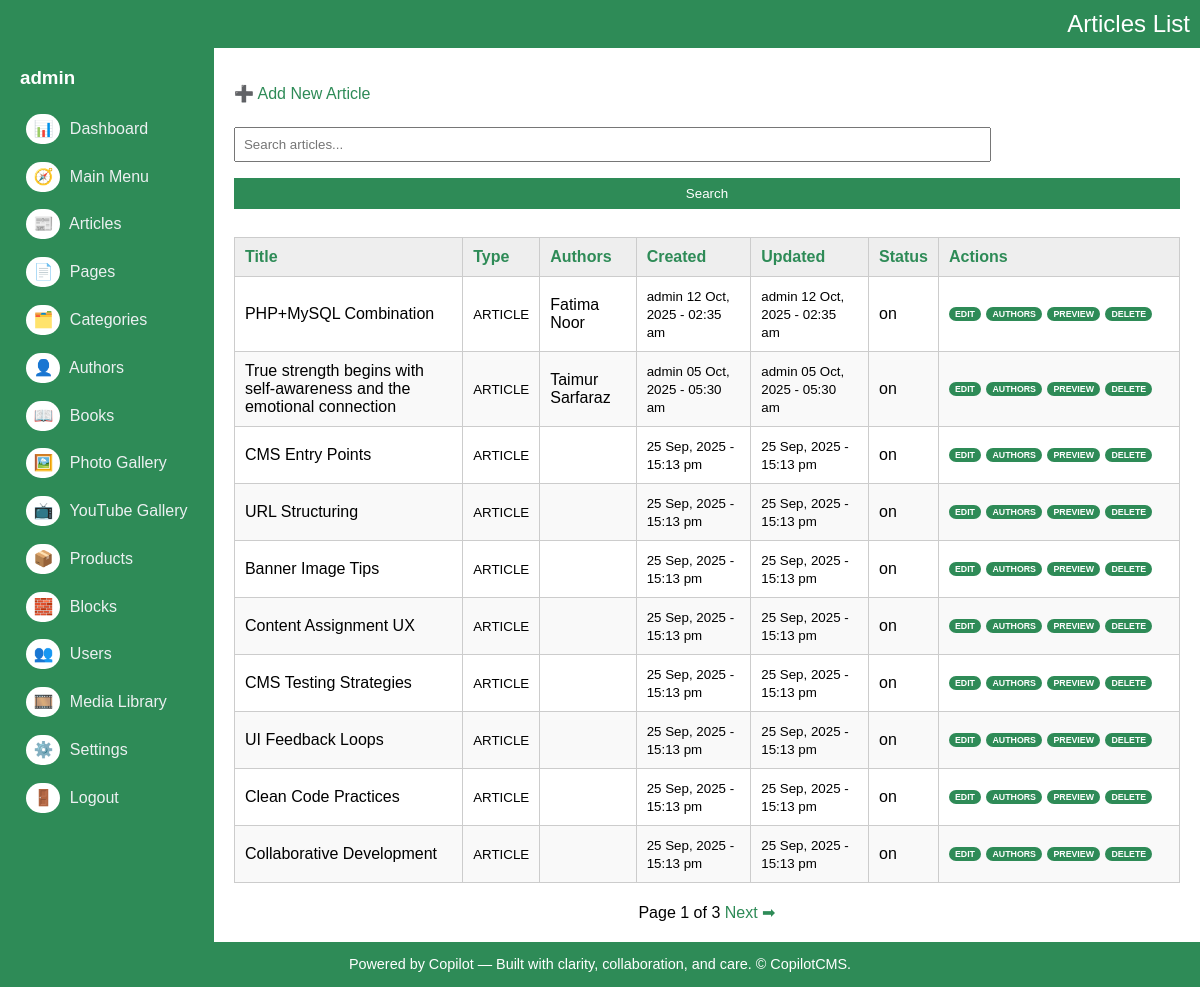
The page /admin/articles/list.php (signed in) on the database as committed earlier.
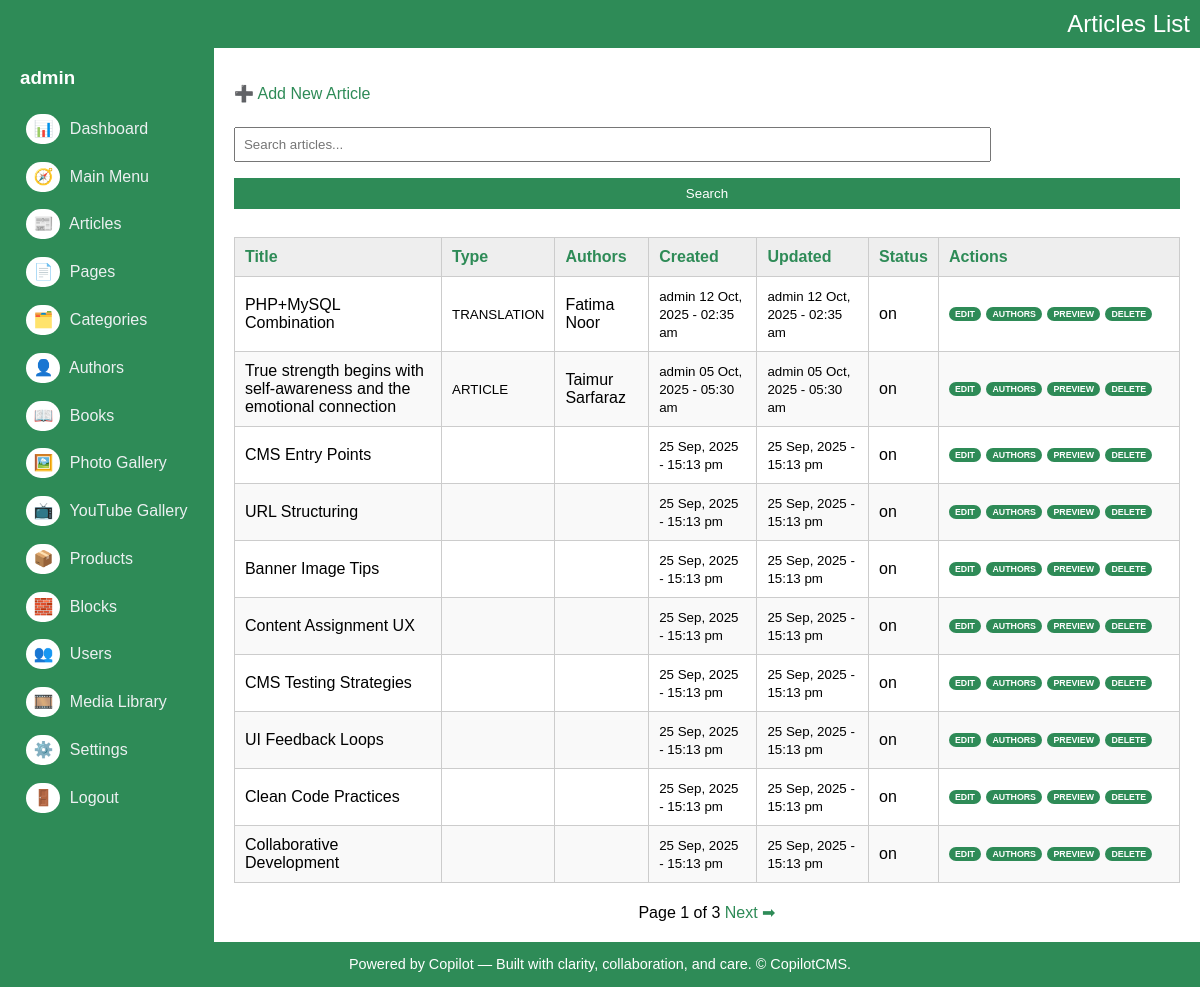
The same page on the database as committed later.
### tables this page shows
CREATE TABLE IF NOT EXISTS `articles` (
  `key_articles` int(10) UNSIGNED NOT NULL AUTO_INCREMENT,
  `key_media_banner` int(10) UNSIGNED DEFAULT '0',
  `title` varchar(300) NOT NULL DEFAULT '',
  `title_sub` varchar(300) NOT NULL DEFAULT '',
  `article_snippet` varchar(1000) NOT NULL DEFAULT '',
  `article_content` mediumtext NOT NULL,
  `content_type` varchar(30) NOT NULL DEFAULT '',
  `book_indent_level` tinyint(4) NOT NULL DEFAULT '0',
  `url` varchar(200) NOT NULL DEFAULT '',
  `banner_image_url` varchar(2000) DEFAULT '',
  `sort` smallint(6) NOT NULL DEFAULT '0',
  `entry_date_time` timestamp NOT NULL DEFAULT CURRENT_TIMESTAMP,
  `update_date_time` timestamp NOT NULL DEFAULT CURRENT_TIMESTAMP,
  `created_by` int(10) UNSIGNED DEFAULT NULL,
  `updated_by` int(10) UNSIGNED DEFAULT NULL,
  `status` enum('draft','on','off') DEFAULT 'draft',
  PRIMARY KEY (`key_articles`),
  KEY `fk_articles_media` (`key_media_banner`),
  KEY `entry_date_time` (`entry_date_time`),
  KEY `update_date_time` (`update_date_time`)
);

CREATE TABLE IF NOT EXISTS `users` (
  `key_user` int(10) UNSIGNED NOT NULL AUTO_INCREMENT,
  `name` varchar(200) NOT NULL DEFAULT '',
  `username` varchar(100) NOT NULL,
  `password_hash` varchar(255) NOT NULL,
  `email` varchar(200) DEFAULT NULL,
  `role` enum('admin','editor','viewer') DEFAULT 'viewer',
  `status` varchar(3) DEFAULT 'on',
  `entry_date_time` timestamp NULL DEFAULT CURRENT_TIMESTAMP,
  `update_date_time` timestamp NULL DEFAULT CURRENT_TIMESTAMP ON UPDATE CURRENT_TIMESTAMP,
  `phone` varchar(20) DEFAULT NULL,
  `address` text,
  `city` varchar(100) DEFAULT NULL,
  `state` varchar(100) DEFAULT NULL,
  `country` varchar(100) DEFAULT NULL,
  `description` text,
  `url` varchar(200) DEFAULT NULL,
  PRIMARY KEY (`key_user`),
  UNIQUE KEY `username` (`username`)
);

### admin/articles/list.php (the view, shortened to what this page needs)
<?php
include '../db.php';
include '../layout.php';
?>
<p><a href="#" onclick="openModal()">➕ Add New Article</a></p>
<form method="get">
  <input type="text" name="q" placeholder="Search articles..." value="<?= htmlspecialchars($_GET['q'] ?? '') ?>">
  <input type="submit" value="Search">
</form>
<table>
  <thead>
    <tr>
      <th><?= sortLink('Title', 'title', $_GET['sort'] ?? '', $_GET['dir'] ?? '') ?></th>
      <th><?= sortLink('Type', 'content_type', $_GET['sort'] ?? '', $_GET['dir'] ?? '') ?></th>
	  <th>Authors</th>
	  <th><?= sortLink('Created', 'entry_date_time', $_GET['sort'] ?? '', $_GET['dir'] ?? '') ?></th>
	  <th><?= sortLink('Updated', 'update_date_time', $_GET['sort'] ?? '', $_GET['dir'] ?? '') ?></th>
      <th><?= sortLink('Status', 'status', $_GET['sort'] ?? '', $_GET['dir'] ?? '') ?></th>
      <th>Actions</th>
    </tr>
  </thead>
  <tbody>
    <?php
	$limit = 10;
	$page = isset($_GET['page']) ? max(1, intval($_GET['page'])) : 1;
	$offset = ($page - 1) * $limit;
	$q = $_GET['q'] ?? '';
	$q = $conn->real_escape_string($q);
	$sort = $_GET['sort'] ?? 'entry_date_time';
	$dir = $_GET['dir'] ?? 'desc';
	$sql = "SELECT key_articles, title, content_type, article_snippet, entry_date_time, update_date_time, status FROM articles";
	$sql .= " ORDER BY $sort $dir LIMIT $limit OFFSET $offset";
    $result = $conn->query($sql);
    while ($row = $result->fetch_assoc()) {
		$keyArticles = $row['key_articles'];
		$content_type = strtoupper(str_replace("_", " ", $row['content_type']));
		$createdUpdated = $conn->query("SELECT
			  a.key_articles,
			  u1.username AS creator,
			  u2.username AS updater
			FROM articles a
			LEFT JOIN users u1 ON a.created_by = u1.key_user
			LEFT JOIN users u2 ON a.updated_by = u2.key_user
			WHERE key_articles = $keyArticles")->fetch_assoc();
		$authRes = $conn->query("SELECT a.name FROM authors a JOIN article_authors aa ON a.key_authors = aa.key_authors WHERE aa.key_articles = $keyArticles");
		$authorNames = [];
		while ($a = $authRes->fetch_assoc()) {
		  $authorNames[] = $a['name'];
		}
		$authorDisplay = implode(', ', $authorNames);
		$date_created = date_format(date_create($row["entry_date_time"]), "d M, Y - H:i a");
		$date_updated = date_format(date_create($row["update_date_time"]), "d M, Y - H:i a");
		echo "<tr>
		<td>{$row['title']}</td>
		<td><small>$content_type</small></td>
		<td>" . htmlspecialchars($authorDisplay) . "</td>
		<td><small>{$createdUpdated['creator']} $date_created</small></td>
		<td><small>{$createdUpdated['updater']} $date_updated</small></td>
		<td>{$row['status']}</td>
		<td class='record-action-links'>
		  <a href='#' onclick='editItem({$row['key_articles']}, \"get_article.php\", [\"title\",\"title_sub\",\"article_snippet\",\"article_content\",\"url\",\"content_type\",\"book_indent_level\",\"banner_image_url\",\"sort\",\"status\"])'>Edit</a>
		  <a href='#' onclick='openAuthorModal({$row['key_articles']})'>Authors</a>
		  <a href='preview.php?id={$row['key_articles']}' target='_blank'>Preview</a>
		  <a href='delete.php?id={$row['key_articles']}' onclick='return confirm(\"Delete this article?\")'>Delete</a>
		</td>
		</tr>";
    }
	$countSql = "SELECT COUNT(*) AS total FROM articles";
	$countResult = $conn->query($countSql);
	$totalArticles = $countResult->fetch_assoc()['total'];
	$totalPages = ceil($totalArticles / $limit);
    ?>
  </tbody>
</table>
<div id="pager">
	Page <?php echo $page; ?> of <?php echo $totalPages; ?>
	<?php if ($page < $totalPages): ?>
	  <a href="?page=<?php echo $page + 1; ?>&q=<?php echo urlencode($q); ?>&sort=<?php echo urlencode($sort); ?>&dir=<?php echo urlencode($dir); ?>">Next ➡</a>
	<?php endif; ?>
</div>

Rows that differ between the two databases and show on the page:
changed articles "PHP+MySQL Combination": content_type "ARTICLE" → "TRANSLATION"
changed articles "CMS Entry Points": content_type "ARTICLE" → (not shown)
changed articles "URL Structuring": content_type "ARTICLE" → (not shown)
changed articles "Banner Image Tips": content_type "ARTICLE" → (not shown)
changed articles "Content Assignment UX": content_type "ARTICLE" → (not shown)
changed articles "CMS Testing Strategies": content_type "ARTICLE" → (not shown)
changed articles "UI Feedback Loops": content_type "ARTICLE" → (not shown)
changed articles "Clean Code Practices": content_type "ARTICLE" → (not shown)
changed articles "Collaborative Development": content_type "ARTICLE" → (not shown)
